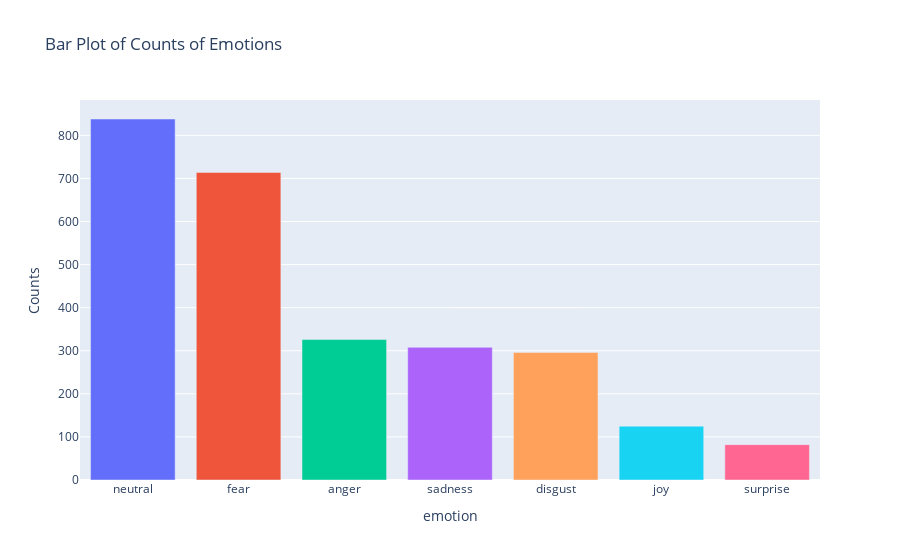

The cell this chart's notebook holds for it:
### Code cell
counts = df["emotion"].value_counts().reset_index()
counts.columns = ["emotion", "Counts"]
fig = px.bar(
    counts, 
    x="emotion", 
    y="Counts",
    title="Bar Plot of Counts of Emotions", 
    color="emotion"
)
fig.update_layout(showlegend=False)
fig.show()

### Figure 1 — Plotly figure (JSON) as saved in the notebook; plotly's stock layout.template omitted (floating-point values rounded to 4 significant figures)
{"data": [{"alignmentgroup": "True", "hovertemplate": "emotion=%{x}<br>Counts=%{y}<extra></extra>", "legendgroup": "neutral", "marker": {"color": "#636efa", "pattern": {"shape": ""}}, "name": "neutral", "offsetgroup": "neutral", "orientation": "v", "showlegend": true, "textposition": "auto", "type": "bar", "x": ["neutral"], "xaxis": "x", "y": [838], "yaxis": "y"}, {"alignmentgroup": "True", "hovertemplate": "emotion=%{x}<br>Counts=%{y}<extra></extra>", "legendgroup": "fear", "marker": {"color": "#EF553B", "pattern": {"shape": ""}}, "name": "fear", "offsetgroup": "fear", "orientation": "v", "showlegend": true, "textposition": "auto", "type": "bar", "x": ["fear"], "xaxis": "x", "y": [714], "yaxis": "y"}, {"alignmentgroup": "True", "hovertemplate": "emotion=%{x}<br>Counts=%{y}<extra></extra>", "legendgroup": "anger", "marker": {"color": "#00cc96", "pattern": {"shape": ""}}, "name": "anger", "offsetgroup": "anger", "orientation": "v", "showlegend": true, "textposition": "auto", "type": "bar", "x": ["anger"], "xaxis": "x", "y": [326], "yaxis": "y"}, {"alignmentgroup": "True", "hovertemplate": "emotion=%{x}<br>Counts=%{y}<extra></extra>", "legendgroup": "sadness", "marker": {"color": "#ab63fa", "pattern": {"shape": ""}}, "name": "sadness", "offsetgroup": "sadness", "orientation": "v", "showlegend": true, "textposition": "auto", "type": "bar", "x": ["sadness"], "xaxis": "x", "y": [308], "yaxis": "y"}, {"alignmentgroup": "True", "hovertemplate": "emotion=%{x}<br>Counts=%{y}<extra></extra>", "legendgroup": "disgust", "marker": {"color": "#FFA15A", "pattern": {"shape": ""}}, "name": "disgust", "offsetgroup": "disgust", "orientation": "v", "showlegend": true, "textposition": "auto", "type": "bar", "x": ["disgust"], "xaxis": "x", "y": [296], "yaxis": "y"}, {"alignmentgroup": "True", "hovertemplate": "emotion=%{x}<br>Counts=%{y}<extra></extra>", "legendgroup": "joy", "marker": {"color": "#19d3f3", "pattern": {"shape": ""}}, "name": "joy", "offsetgroup": "joy", "orientation": "v", "showlegend": true, "textposition": "auto", "type": "bar", "x": ["joy"], "xaxis": "x", "y": [125], "yaxis": "y"}, {"alignmentgroup": "True", "hovertemplate": "emotion=%{x}<br>Counts=%{y}<extra></extra>", "legendgroup": "surprise", "marker": {"color": "#FF6692", "pattern": {"shape": ""}}, "name": "surprise", "offsetgroup": "surprise", "orientation": "v", "showlegend": true, "textposition": "auto", "type": "bar", "x": ["surprise"], "xaxis": "x", "y": [82], "yaxis": "y"}], "layout": {"barmode": "relative", "legend": {"title": {"text": "emotion"}, "tracegroupgap": 0}, "showlegend": false, "title": {"text": "Bar Plot of Counts of Emotions"}, "xaxis": {"anchor": "y", "categoryarray": ["neutral", "fear", "anger", "sadness", "disgust", "joy", "surprise"], "categoryorder": "array", "domain": [0, 1], "title": {"text": "emotion"}}, "yaxis": {"anchor": "x", "domain": [0, 1], "title": {"text": "Counts"}}}}
